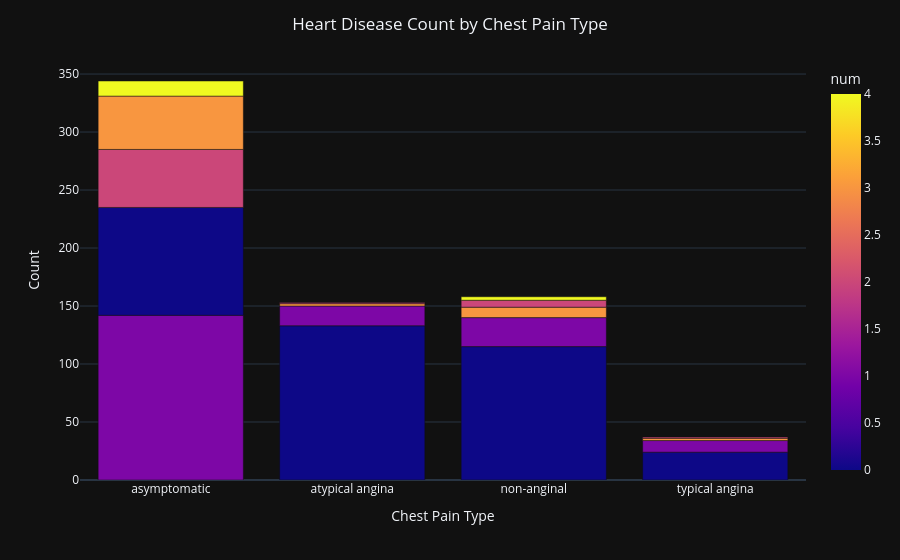

Notebook source saved alongside this figure:
### Code cell
#grouped bar chart to visualize the count of heart disease cases (num) for each type of chest pain (cp)
data = heart.groupby('cp')['num'].value_counts().reset_index(name='count')
fig = px.bar(data, x='cp', y='count', color='num', barmode='group',template='plotly_dark')
fig.update_layout(title='Heart Disease Count by Chest Pain Type',
                  title_x=0.5,
                  xaxis_title='Chest Pain Type',
                  yaxis_title='Count',
                  legend_title='Heart Disease')
fig.show()
#You can identify trends, such as whether a specific chest pain type has more cases of diagnosed heart disease.

### Figure 1 — Plotly figure (JSON) as saved in the notebook; plotly's stock layout.template omitted (floating-point values rounded to 4 significant figures)
{"data": [{"alignmentgroup": "True", "hovertemplate": "cp=%{x}<br>count=%{y}<br>num=%{marker.color}<extra></extra>", "legendgroup": "", "marker": {"color": [1, 0, 2, 3, 4, 0, 1, 3, 2, 0, 1, 3, 2, 4, 0, 1, 3, 2], "coloraxis": "coloraxis", "pattern": {"shape": ""}}, "name": "", "offsetgroup": "", "orientation": "v", "showlegend": false, "textposition": "auto", "type": "bar", "x": ["asymptomatic", "asymptomatic", "asymptomatic", "asymptomatic", "asymptomatic", "atypical angina", "atypical angina", "atypical angina", "atypical angina", "non-anginal", "non-anginal", "non-anginal", "non-anginal", "non-anginal", "typical angina", "typical angina", "typical angina", "typical angina"], "xaxis": "x", "y": [142, 93, 50, 46, 13, 133, 17, 2, 1, 115, 25, 9, 6, 3, 24, 10, 2, 1], "yaxis": "y"}], "layout": {"autosize": true, "barmode": "group", "coloraxis": {"colorbar": {"title": {"text": "num"}}, "colorscale": [[0, "#0d0887"], [0.1111, "#46039f"], [0.2222, "#7201a8"], [0.3333, "#9c179e"], [0.4444, "#bd3786"], [0.5556, "#d8576b"], [0.6667, "#ed7953"], [0.7778, "#fb9f3a"], [0.8889, "#fdca26"], [1, "#f0f921"]]}, "legend": {"title": {"text": "Heart Disease"}, "tracegroupgap": 0}, "margin": {"t": 60}, "title": {"text": "Heart Disease Count by Chest Pain Type", "x": 0.5}, "xaxis": {"anchor": "y", "autorange": true, "domain": [0, 1], "range": [-0.5, 3.5], "title": {"text": "Chest Pain Type"}, "type": "category"}, "yaxis": {"anchor": "x", "autorange": true, "domain": [0, 1], "range": [0, 362.1], "title": {"text": "Count"}, "type": "linear"}}}
